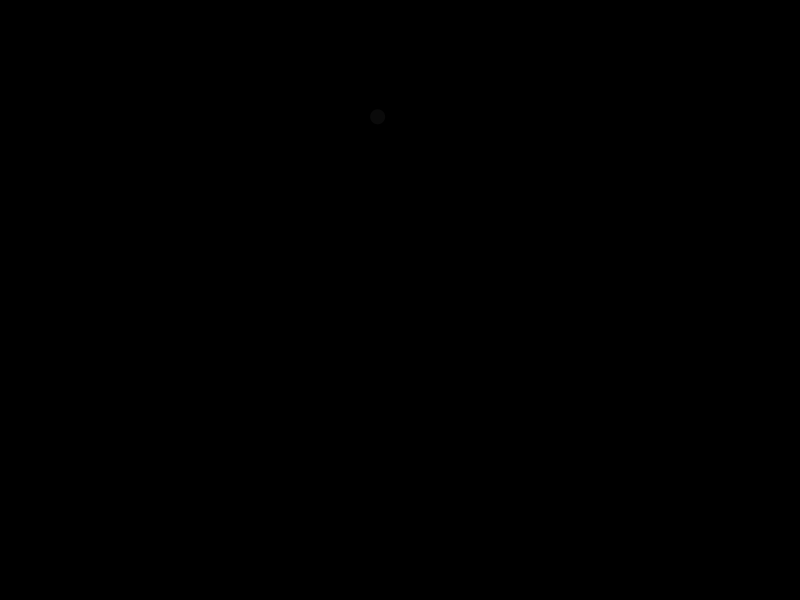
Frame 1 (no input)
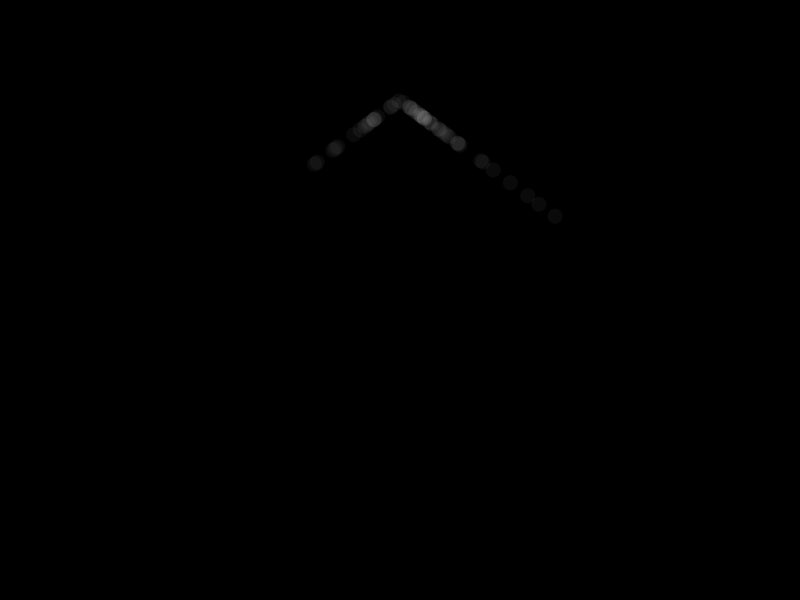
Frame 60 (the mouse pressed at the canvas centre just before this capture)
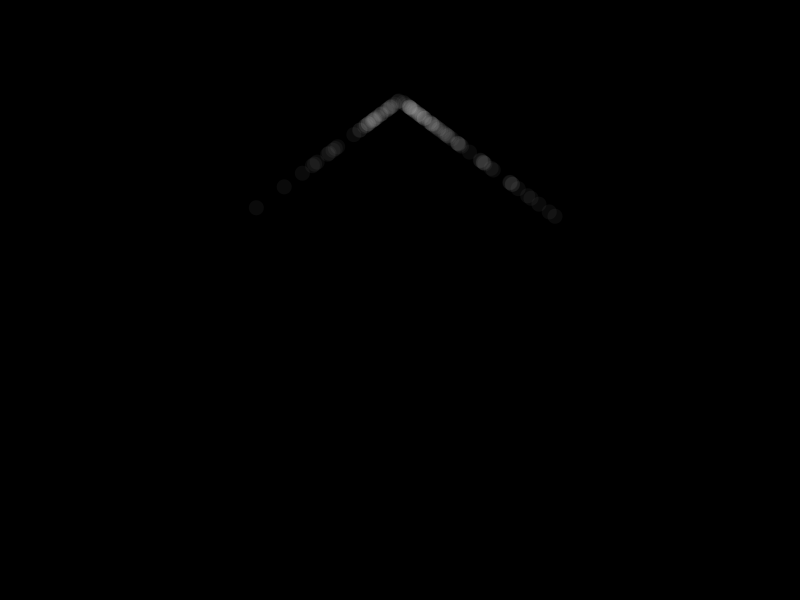
Frame 120 (the mouse held since frame 60 and released just before this capture)

The Processing sketch that drew these frames (run headless with seeded random() and noise(); from frame 60 on, the mouse is pressed at the canvas centre):

// Processing sketch: example_random_gaussian
// ── example_random_gaussian.pde
// Here we're importing a java library that isn't native to Processing
// Read about it here: 
// http://docs.oracle.com/javase/6/docs/api/java/util/Random.html
import java.util.Random;

// Create an instance of the Random class
// and call it 'generator'
Random generator;

// Declare mean and standard deviation variables
float mean, sd;

void setup(){
  size(800,600);
  
  // Instantiate our generator object.
  generator = new Random();
  background(255);
  
  // Set the mean and standard deviation we want
  mean = width/2;
  sd   = 60;
  
  noStroke();
  fill(255,10);
  background(0);
}

void draw(){
  // Get an x value from the gaussian distribution.
  float xDist = (float)generator.nextGaussian();
  
  // Convert it to our canvas using the mean and sd
  float x = sd * xDist + mean;
  
  // Depending on the distance of x from the mean, set y
  float y = map(abs(width/2 - x),0,width/2,100,height - 200);
  
  // Draw a circle
  ellipse(x,y,15,15);
}
